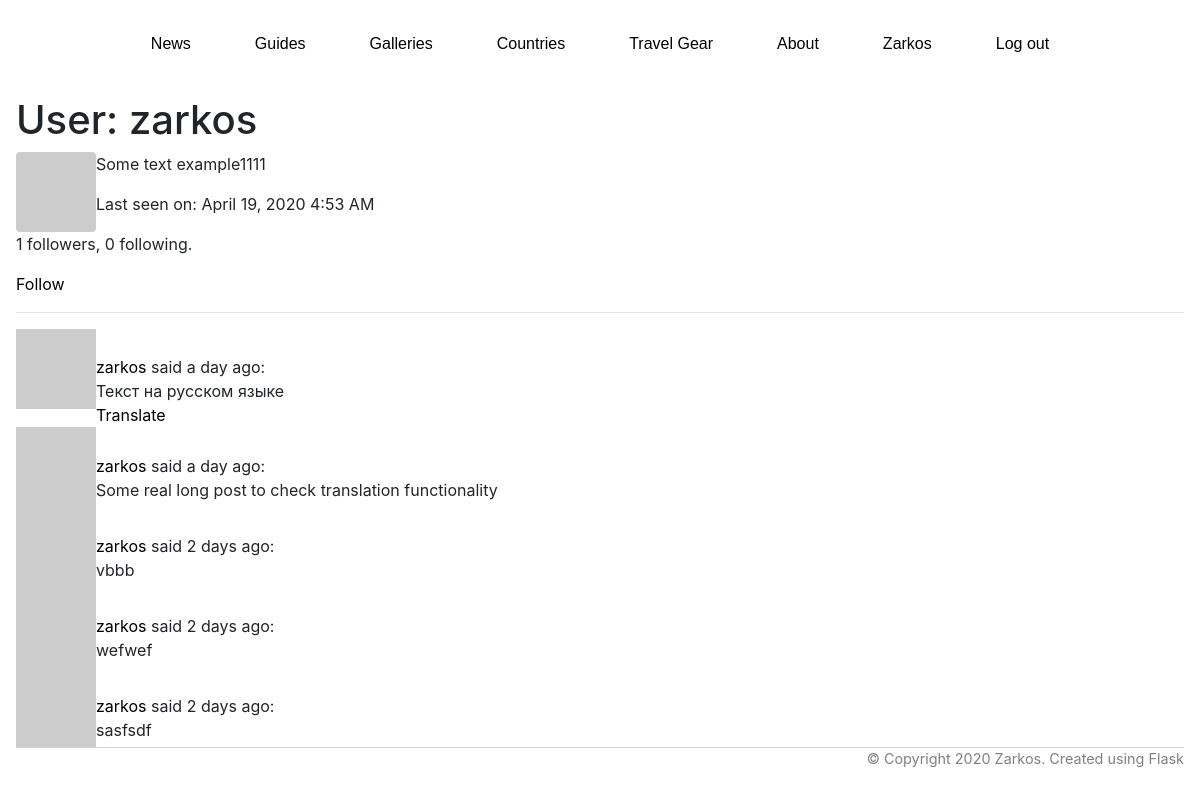
The page /user/zarkos/ (signed in) on the database its author committed.
### seatravel/models.py (models this page shows, shortened)
class User(UserMixin, db.Model):
    id = db.Column(db.Integer, primary_key=True)
    username = db.Column(db.String(64), index=True, unique=True)
    email = db.Column(db.String(120), index=True, unique=True)
    password_hash = db.Column(db.String(128))
    posts = db.relationship('Post', backref='author', lazy='dynamic')
    about_me = db.Column(db.String(140))
    last_seen = db.Column(db.DateTime, default=datetime.utcnow)
    followed = db.relationship(
        'User', secondary=followers,
        primaryjoin=(followers.c.follower_id == id),
        secondaryjoin=(followers.c.followed_id == id),
        backref=db.backref('followers', lazy='dynamic'), lazy='dynamic')
    def avatar(self, size):
        digest = md5(self.email.lower().encode('utf-8')).hexdigest()
        return 'https://www.gravatar.com/avatar/{}?d=identicon&s={}'.format(
            digest, size)
    def is_following(self, user):
        return self.followed.filter(
            followers.c.followed_id == user.id).count() > 0

class Post(db.Model):
    id = db.Column(db.Integer, primary_key=True)
    body = db.Column(db.String(140))
    timestamp = db.Column(db.DateTime, index=True, default=datetime.utcnow)
    user_id = db.Column(db.Integer, db.ForeignKey('user.id'))
    language = db.Column(db.String(5))

### seatravel/main/routes.py (the view)
@bp.route('/user/<username>/')
@login_required
def user(username):
    user = User.query.filter_by(username=username).first_or_404()
    page = request.args.get('page', 1, type=int)
    posts = user.posts.order_by(Post.timestamp.desc()).paginate(
        page, current_app.config['POSTS_PER_PAGE'], False)
    next_url = url_for('main.user', username=user.username, page=posts.next_num) \
        if posts.has_next else None
    prev_url = url_for('main.user', username=user.username, page=posts.prev_num) \
        if posts.has_prev else None
    return render_template('user.html', user=user, posts=posts.items,
                           next_url=next_url, prev_url=prev_url)

### seatravel/main/routes.py (called while the page is built)
@bp.before_request
def before_request():
    if current_user.is_authenticated:
        current_user.last_seen = datetime.utcnow()
        db.session.commit()
    g.locale = str(get_locale())

### seatravel/models.py (called while the page is built)
@login.user_loader
def load_user(id):
    return User.query.get(int(id))

### seatravel/templates/user.html (shortened to what this page needs)
{% extends "base.html" %}
{% block content %}
        <div class="user-profile">
            <h1>User: {{ user.username }}</h1>
            <img class="rounded float-left" src="{{ user.avatar(128) }}">
            <div class="user-info">
                {% if user.about_me %}<p>{{ user.about_me }}</p>{% endif %}
                {% if user.last_seen %}<p>Last seen on: {{ moment(user.last_seen).format("LLL") }}</p>{% endif %}
                <p>{{ user.followers.count() }} followers, {{ user.followed.count() }} following.</p>
                {% if user == current_user %}
                <p><a href="{{ url_for('main.edit_profile') }}">Edit your profile</a></p>
                {% elif not current_user.is_following(user) %}
                <p><a href="{{ url_for('main.follow', username=user.username) }}">Follow</a></p>
                {% else %}
                <p><a href="{{ url_for('main.unfollow', username=user.username) }}">Unfollow</a></p>
                {% endif %}
            </div>
        </div>
    <hr>
    {% for post in posts %}
        {% include '_post.html' %}
    {% endfor %}
{% endblock content %}

### seatravel/templates/base.html (shortened to what this page needs)
<!DOCTYPE html>
<html lang="en">
<head>
    <link rel="stylesheet" href="{{ url_for('static', filename='reset.css') }}">
    <link rel="stylesheet" href="https://stackpath.bootstrapcdn.com/bootstrap/4.4.1/css/bootstrap.min.css">
    <link rel="stylesheet" href="{{ url_for('static', filename='main.css') }}">
</head>
<body>
    <header>
        <ul>
            <a href="{{ url_for('main.news') }}"><li>News</li></a>
            <a href="{{ url_for('main.guides') }}"><li>Guides</li></a>
            <a href="{{ url_for('main.galleries') }}"><li>Galleries</li></a>
            <a href="{{ url_for('main.countries') }}"><li>Countries</li></a>
            <a href="{{ url_for('main.gear') }}"><li>Travel Gear</li></a>
            <a href="{{ url_for('main.about_me') }}"><li>About</li></a>
            {% if current_user.is_anonymous %}
                <a href="{{ url_for('auth.login') }}"><li>Sign up</li></a>
            {% else %}
                <a href="{{ url_for('main.user', username=current_user.username) }}">
                    <li>{{ current_user.username }}</li>
                </a>
                <a href="{{ url_for('auth.logout') }}">
                    <li>Log out</li>
                </a>
            {% endif %}
        </ul>
    </header>
    <main>
        {% block content %}{% endblock %}
    </main>
    <footer>
        <div class='copy'>
            &copy; Copyright 2020 Zarkos. Created using Flask
        </div>
    </footer>
</body>
</html>

### seatravel/templates/_post.html
<table>
    <tr valign="top">
        <td><img src="{{ post.author.avatar(36) }}"></td>
        <td><a href="{{ url_for('main.user', username=post.author.username) }}">
            {{ post.author.username }}
        </a>
        said {{ moment(post.timestamp).fromNow() }}:
        <br>
        <span id="post{{ post.id }}">{{ post.body }}</span>
        <br>
        {% if post.language and post.language != g.locale %}
            <span id="translation{{ post.id }}">
                <a href="javascript:translate(
                            '#post{{ post.id }}',
                            '#translation{{ post.id }}',
                            '{{ post.language }}',
                            '{{ g.locale }}');">{{ _('Translate') }}</a>
            </span>
        {% endif %}
        </td>
    </tr>
</table>

### seatravel/static/main.css (style rules this page uses)
body { max-width: 1200px; margin: 0 auto; padding: 0rem 1rem; }
ul { display: flex; flex-direction: row; justify-content: center; }
li { list-style: none; display: inline-block; font-family: Arial, Helvetica, sans-serif; font-size: 1rem; padding: 2rem; box-sizing: border-box; max-height: 5rem; }
a { color: black; font-style: none; }
footer { color: grey; font-size: 0.9rem; border-top: 1px solid lightgray; display: flex; justify-content: flex-end; }

### rows shown on the page
User: username "Zarkos"
User: username "zarkos", about_me "Some text example1111", last_seen "April 19, 2020 4:53 AM"
Post: author.username "zarkos", timestamp "a day ago", body "Текст на русском языке"
Post: author.username "zarkos", timestamp "a day ago", body "Some real long post to check translation functionality"
Post: author.username "zarkos", timestamp "2 days ago", body "vbbb"
Post: author.username "zarkos", timestamp "2 days ago", body "wefwef"
Post: author.username "zarkos", timestamp "2 days ago", body "sasfsdf"

### other values the page prints
{{ user.followers.count() }} "1"
{{ user.followed.count() }} "0"
